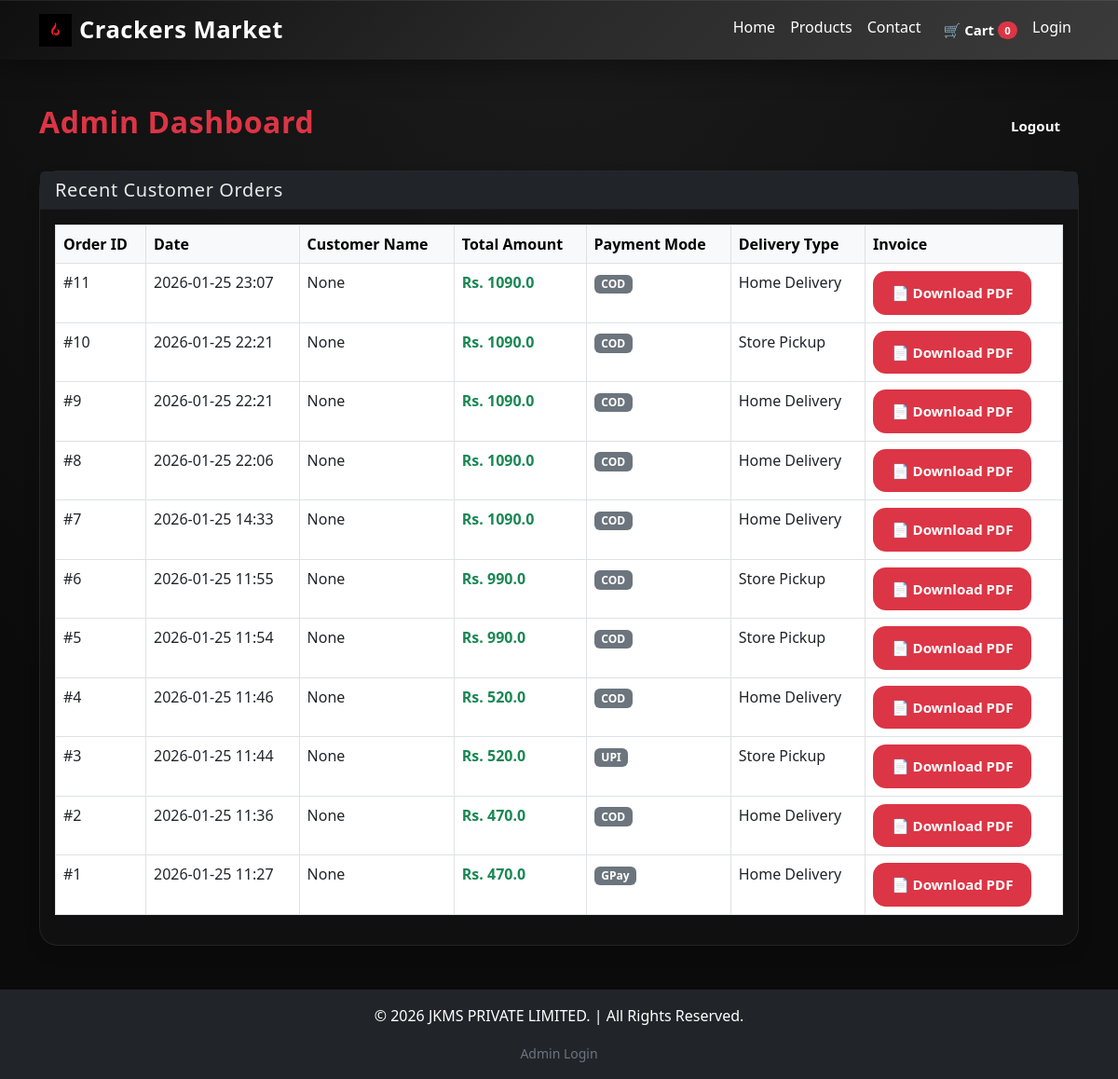
The app's page /admin/dashboard (signed in) with its own data.
### tables this page shows
CREATE TABLE orders (
        order_id INTEGER PRIMARY KEY AUTOINCREMENT,
        user_name TEXT,
        order_date TEXT,
        total REAL,
        payment_mode TEXT,
        delivery_type TEXT
    );

### app.py (the view)
@app.route("/admin/dashboard")
def admin_dashboard():
    if 'admin' not in session:
        return redirect(url_for('admin_login'))
    con = get_db()
    orders = con.execute("SELECT * FROM orders ORDER BY order_id DESC").fetchall()
    return render_template("admin_dashboard.html", orders=orders)

### app.py (called while the page is built)
def get_db():
    conn = sqlite3.connect(DB)
    conn.row_factory = sqlite3.Row
    return conn

### templates/admin_dashboard.html
{% extends "base.html" %}
{% block content %}
<div class="container mt-5">
    <div class="d-flex justify-content-between align-items-center mb-4">
        <h2 class="text-danger">Admin Dashboard</h2>
        <a href="/logout" class="btn btn-outline-dark">Logout</a>
    </div>
    <div class="card shadow">
        <div class="card-header bg-dark text-white">
            <h5 class="mb-0">Recent Customer Orders</h5>
        </div>
        <div class="card-body">
            <div class="table-responsive">
                <table class="table table-bordered table-hover">
                    <thead class="table-light">
                        <tr>
                            <th>Order ID</th>
                            <th>Date</th>
                            <th>Customer Name</th>
                            <th>Total Amount</th>
                            <th>Payment Mode</th>
                            <th>Delivery Type</th>
                            <th>Invoice</th>
                        </tr>
                    </thead>
                    <tbody>
                        {% if orders %}
                            {% for order in orders %}
                            <tr>
                                <td>#{{ order['order_id'] }}</td>
                                <td>{{ order['order_date'] }}</td>
                                <td>{{ order['user_name'] }}</td>
                                <td class="fw-bold text-success">Rs. {{ order['total'] }}</td>
                                <td><span class="badge bg-secondary">{{ order['payment_mode'] }}</span></td>
                                <td>{{ order['delivery_type'] }}</td>
                                <td>
                                    <a href="{{ url_for('download_invoice', order_id=order['order_id']) }}" class="btn btn-sm btn-danger">
                                        📄 Download PDF
                                    </a>
                                </td>
                            </tr>
                            {% endfor %}
                        {% else %}
                            <tr>
                                <td colspan="7" class="text-center text-muted">No orders received yet.</td>
                            </tr>
                        {% endif %}
                    </tbody>
                </table>
            </div>
        </div>
    </div>
</div>
{% endblock %}

### templates/base.html (shortened to what this page needs)
<!DOCTYPE html>
<html lang="en">
<head>
    <link href="https://cdn.jsdelivr.net/npm/bootstrap@5.3.0/dist/css/bootstrap.min.css" rel="stylesheet">
    <link rel="stylesheet" href="{{ url_for('static', filename='css/style.css') }}">
</head>
<body>
    <nav class="navbar navbar-expand-lg navbar-dark sticky-top">
        <div class="container">
            <img src="{{ url_for('static', filename='images/logo.jpg') }}" alt="Logo" width="35" height="35" class="me-2">
            <a class="navbar-brand" href="/home">Crackers Market</a>
            <div class="collapse navbar-collapse" id="navbarNav">
                <ul class="navbar-nav ms-auto">
                    <li class="nav-item"><a class="nav-link" href="/home">Home</a></li>
  <li class="nav-item"><a class="nav-link" href="/products">Products</a></li>
                    <li class="nav-item"><a class="nav-link" href="/contact_us">Contact</a></li>
                    <li class="nav-item">
                        <a class="nav-link btn btn-outline-light ms-2" href="/cart">
                            🛒 Cart <span id="cart-count" class="badge bg-danger rounded-pill">0</span>
                        </a>
                    </li>
                    {% if session.get('user') %}
                        <li class="nav-item"><a class="nav-link text-warning" href="#">Hello, {{ session.user }}</a></li>
                        <li class="nav-item"><a class="nav-link" href="/logout">Logout</a></li>
                    {% else %}
                        <li class="nav-item"><a class="nav-link" href="/login">Login</a></li>
                    {% endif %}
                </ul>
            </div>
        </div>
    </nav>
    {% block content %}{% endblock %}
    <footer class="bg-dark text-white text-center py-3 mt-5">
        <p>&copy; 2026 JKMS PRIVATE LIMITED. | All Rights Reserved.</p>
        <a href="/admin" class="text-secondary small text-decoration-none">Admin Login</a>
    </footer>
</body>
</html>

### static/css/style.css (style rules this page uses)
body { font-family: 'Segoe UI', Tahoma, Geneva, Verdana, sans-serif; background-color: #f8f9fa; overflow-x: hidden; animation: luxuryReveal 1.2s cubic-bezier(0.4, 0, 0.2, 1) forwards; background: radial-gradient(circle at top, #1b1b1b, #0b0b0b 70%); color: #eaeaea; font-family: "Segoe UI", system-ui, sans-serif; }
.navbar { background: linear-gradient( 135deg, #0f0f0f, #2a2a2a, #3b3b3b ); backdrop-filter: blur(10px); box-shadow: 0 10px 30px rgba(0,0,0,0.35), inset 0 1px 0 rgba(255,255,255,0.08); animation: navSlideDown 0.9s cubic-bezier(0.4, 0, 0.2, 1); }
.navbar-brand { font-weight: 700; font-size: 1.6rem; letter-spacing: 0.5px; color: white !important; animation: brandGlow 3s ease-in-out infinite; }
.nav-link { position: relative; color: white !important; font-weight: 500; padding: 8px 12px; transition: color 0.3s ease; }
.nav-link::after { content: ""; position: absolute; bottom: -6px; left: 0; width: 0%; height: 2px; background: linear-gradient(90deg, #e6e4e2, #f0ede9); transition: width 0.4s ease; }
.btn-outline-light { border-radius: 14px; transition: all 0.35s ease; }
.badge { animation: badgePulse 2s infinite; }
:root { --lux-gold: linear-gradient(135deg, #f5c97a, #c89b3c); }
.btn { padding: 12px 20px; border-radius: 14px; font-weight: 600; font-size: 15px; color: white; border: none; cursor: pointer; position: relative; overflow: hidden; transition: transform 0.45s cubic-bezier(0.4, 0, 0.2, 1), box-shadow 0.45s cubic-bezier(0.4, 0, 0.2, 1), filter 0.45s ease; }
.btn::before { content: ""; position: absolute; top: -50%; left: -50%; width: 200%; height: 200%; background: linear-gradient( 120deg, transparent, rgba(255, 255, 255, 0.35), transparent ); transform: translateX(-100%); transition: transform 0.7s ease; }
.card { background: rgba(20, 20, 20, 0.65); backdrop-filter: blur(18px) saturate(140%); -webkit-backdrop-filter: blur(18px) saturate(140%); border-radius: 20px; border: 1px solid rgba(255, 255, 255, 0.08); box-shadow: 0 20px 50px rgba(0, 0, 0, 0.7), inset 0 0 0.5px rgba(255, 255, 255, 0.2); animation: glassEnter 0.9s ease-out both; }
h2, h5 { color: #ffffff; letter-spacing: 0.6px; }
h2 { font-weight: 600; }
h5 { margin-bottom: 6px; opacity: 0.9; }

### records on screen
orders: order_id "11", order_date "2026-01-25 23:07", user_name "None", total "1090.0", payment_mode "COD", delivery_type "Home Delivery"
orders: order_id "10", order_date "2026-01-25 22:21", user_name "None", total "1090.0", payment_mode "COD", delivery_type "Store Pickup"
orders: order_id "9", order_date "2026-01-25 22:21", user_name "None", total "1090.0", payment_mode "COD", delivery_type "Home Delivery"
orders: order_id "8", order_date "2026-01-25 22:06", user_name "None", total "1090.0", payment_mode "COD", delivery_type "Home Delivery"
orders: order_id "7", order_date "2026-01-25 14:33", user_name "None", total "1090.0", payment_mode "COD", delivery_type "Home Delivery"
orders: order_id "6", order_date "2026-01-25 11:55", user_name "None", total "990.0", payment_mode "COD", delivery_type "Store Pickup"
orders: order_id "5", order_date "2026-01-25 11:54", user_name "None", total "990.0", payment_mode "COD", delivery_type "Store Pickup"
orders: order_id "4", order_date "2026-01-25 11:46", user_name "None", total "520.0", payment_mode "COD", delivery_type "Home Delivery"
orders: order_id "3", order_date "2026-01-25 11:44", user_name "None", total "520.0", payment_mode "UPI", delivery_type "Store Pickup"
orders: order_id "2", order_date "2026-01-25 11:36", user_name "None", total "470.0", payment_mode "COD", delivery_type "Home Delivery"
orders: order_id "1", order_date "2026-01-25 11:27", user_name "None", total "470.0", payment_mode "GPay", delivery_type "Home Delivery"
